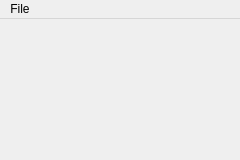
<?xml version="1.0" encoding="UTF-8"?>
<ui version="4.0">
 <class>GBAWindow</class>
 <widget class="QMainWindow" name="GBAWindow">
  <property name="geometry">
   <rect>
    <x>0</x>
    <y>0</y>
    <width>240</width>
    <height>160</height>
   </rect>
  </property>
  <property name="sizePolicy">
   <sizepolicy hsizetype="Ignored" vsizetype="Ignored">
    <horstretch>0</horstretch>
    <verstretch>0</verstretch>
   </sizepolicy>
  </property>
  <property name="baseSize">
   <size>
    <width>240</width>
    <height>160</height>
   </size>
  </property>
  <property name="windowTitle">
   <string>GBA</string>
  </property>
  <widget class="QWidget" name="centralwidget">
   <property name="sizePolicy">
    <sizepolicy hsizetype="Ignored" vsizetype="Ignored">
     <horstretch>0</horstretch>
     <verstretch>0</verstretch>
    </sizepolicy>
   </property>
   <property name="baseSize">
    <size>
     <width>240</width>
     <height>160</height>
    </size>
   </property>
  </widget>
  <widget class="QMenuBar" name="menubar">
   <property name="geometry">
    <rect>
     <x>0</x>
     <y>0</y>
     <width>240</width>
     <height>22</height>
    </rect>
   </property>
   <property name="defaultUp">
    <bool>false</bool>
   </property>
   <widget class="QMenu" name="menuFile">
    <property name="title">
     <string>File</string>
    </property>
    <addaction name="actionOpen"/>
   </widget>
   <addaction name="menuFile"/>
  </widget>
  <action name="actionOpen">
   <property name="text">
    <string>Open</string>
   </property>
   <property name="shortcut">
    <string>Ctrl+O</string>
   </property>
  </action>
 </widget>
 <resources/>
 <connections/>
</ui>
